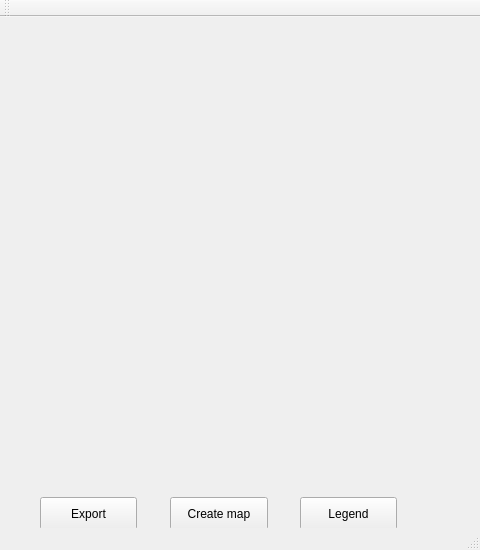
<?xml version="1.0" encoding="UTF-8"?>
<ui version="4.0">
 <class>MainWindow</class>
 <widget class="QMainWindow" name="MainWindow">
  <property name="geometry">
   <rect>
    <x>0</x>
    <y>0</y>
    <width>480</width>
    <height>550</height>
   </rect>
  </property>
  <property name="minimumSize">
   <size>
    <width>480</width>
    <height>550</height>
   </size>
  </property>
  <property name="maximumSize">
   <size>
    <width>480</width>
    <height>550</height>
   </size>
  </property>
  <property name="windowTitle">
   <string>MainWindow</string>
  </property>
  <widget class="QWidget" name="centralWidget">
   <widget class="QPushButton" name="pushButton">
    <property name="geometry">
     <rect>
      <x>170</x>
      <y>480</y>
      <width>98</width>
      <height>33</height>
     </rect>
    </property>
    <property name="text">
     <string>Create map</string>
    </property>
   </widget>
   <widget class="QPushButton" name="pushButton_2">
    <property name="geometry">
     <rect>
      <x>300</x>
      <y>480</y>
      <width>97</width>
      <height>33</height>
     </rect>
    </property>
    <property name="text">
     <string>Legend</string>
    </property>
   </widget>
   <widget class="QPushButton" name="pushButton_3">
    <property name="geometry">
     <rect>
      <x>40</x>
      <y>480</y>
      <width>97</width>
      <height>33</height>
     </rect>
    </property>
    <property name="text">
     <string>Export</string>
    </property>
   </widget>
  </widget>
  <widget class="QMenuBar" name="menuBar">
   <property name="geometry">
    <rect>
     <x>0</x>
     <y>0</y>
     <width>480</width>
     <height>27</height>
    </rect>
   </property>
  </widget>
  <widget class="QToolBar" name="mainToolBar">
   <attribute name="toolBarArea">
    <enum>TopToolBarArea</enum>
   </attribute>
   <attribute name="toolBarBreak">
    <bool>false</bool>
   </attribute>
  </widget>
  <widget class="QStatusBar" name="statusBar"/>
 </widget>
 <layoutdefault spacing="6" margin="11"/>
 <resources/>
 <connections/>
</ui>
